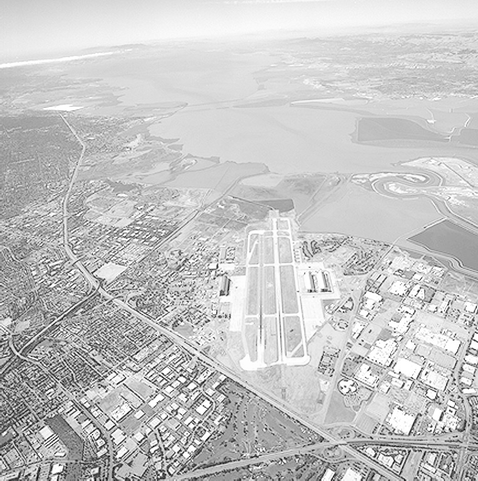
#> input picture Images/runway.png, 478 x 481 px, shrunk from 765 x 769 before the run
$ python q1_intensity_transformation.py
#> lines starting #> are read from the running program, lines starting #| are printed output that depends on the picture
#258799R - Manuel I.T
import cv2
import numpy as np
import matplotlib.pyplot as plt
import os

def main():
    # 1. Setup paths relative to this script's location (Scripts folder)
    script_dir = os.path.dirname(os.path.abspath(__file__))
    img_path = os.path.join(script_dir, '..', 'Images', 'runway.png')
    results_dir = os.path.join(script_dir, '..', 'Images', 'Results')

    # Ensure the Results directory exists
    if not os.path.exists(results_dir):
        os.makedirs(results_dir)

    # 2. Load the runway image in grayscale
    img = cv2.imread(img_path, cv2.IMREAD_GRAYSCALE)
#> img is the input picture: shape (481, 478); min 0, max 255, mean 197.1

    if img is None:
        print(f"Error: Could not load image at {img_path}")
        return

    # 3. Normalize input pixel intensity 'r' to range [0, 1]
    r = img.astype(np.float32) / 255.0

    # --- Transformation (a): Gamma correction with γ = 0.5
    s_a = np.power(r, 0.5)
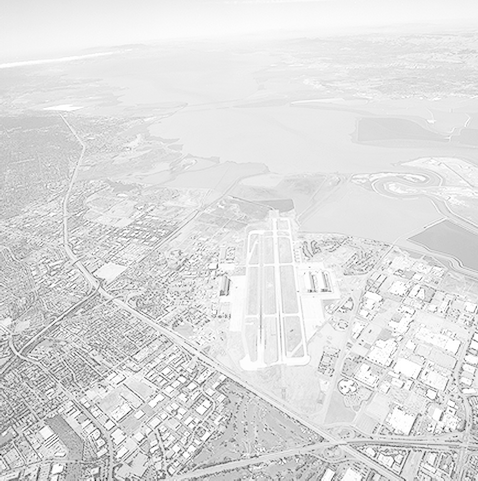
#> s_a: shape (481, 478) float32; min 0, max 1, mean 0.874

    # --- Transformation (b): Gamma correction with γ = 2
    s_b = np.power(r, 2.0)
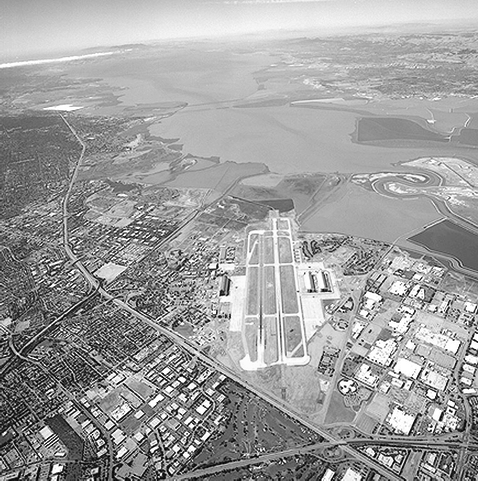
#> s_b: shape (481, 478) float32; min 0, max 1, mean 0.621

    # --- Transformation (c): Contrast Stretching (Piecewise Linear)
    # r1 = 0.2, r2 = 0.8 [cite: 11, 12]
    r1, r2 = 0.2, 0.8
    s_c = np.where(r < r1, 0,
                  np.where(r > r2, 1,
                  (r - r1) / (r2 - r1)))
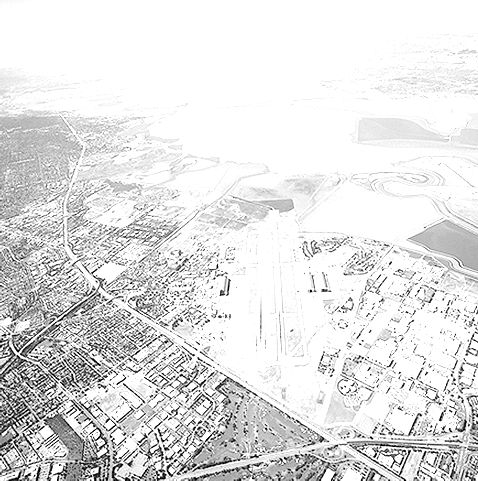
#> s_c: shape (481, 478) float32; min 0, max 1, mean 0.884

    # 4. Convert results back to 8-bit (0-255) for visualization
    res_a = (s_a * 255).astype(np.uint8)
    res_b = (s_b * 255).astype(np.uint8)
    res_c = (s_c * 255).astype(np.uint8)

    # 5. Visualization and Saving for the Report
    titles = ['Original Runway', 'Gamma=0.5', 'Gamma=2.0', 'Contrast Stretching']
    images = [img, res_a, res_b, res_c]

    plt.figure(figsize=(16, 10))
    for i in range(4):
        plt.subplot(2, 2, i + 1)
        plt.imshow(images[i], cmap='gray', vmin=0, vmax=255)
        plt.title(titles[i])
        plt.axis('off')

    plt.tight_layout()

    # Save results to the folder shown in your screenshot
    save_path = os.path.join(results_dir, 'q1_runway_transformations.png')
    plt.savefig(save_path)
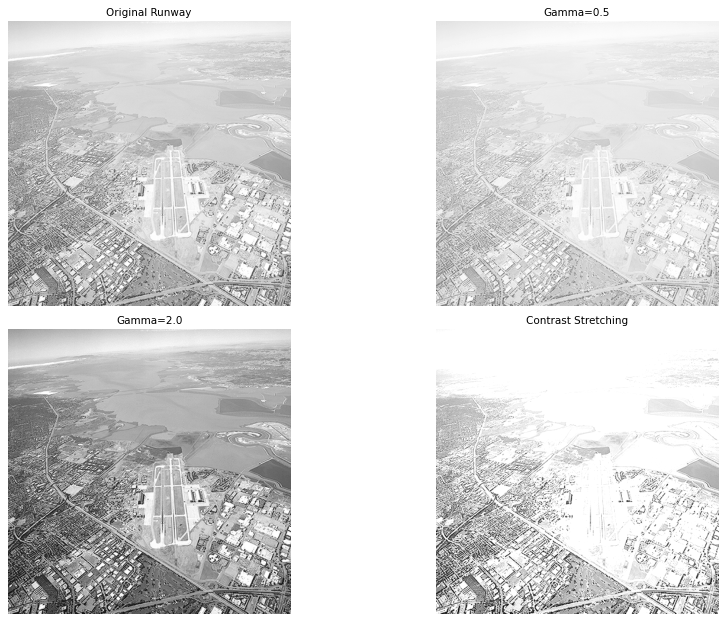
#> figure drawn by matplotlib, 4 panels
    print(f"Successfully saved results to: {save_path}")

    plt.show()

if __name__ == "__main__":
    main()

$ run again, with Images/brain_proton_density_slice.png copied over Images/runway.png
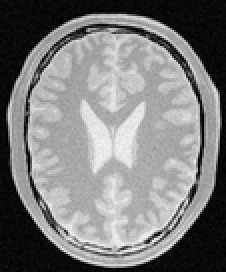
#> input picture Images/brain_proton_density_slice.png, 113 x 136 px, shrunk from 181 x 217 before the run (shown 2 times larger)
#> in main, img is the input picture: shape (136, 113); min 0, max 250, mean 123.8
#> in main, `s_c = np.where(r < r1, 0, np.where(r > r2, 1, (r - r1) / (r2 - r1)))`:
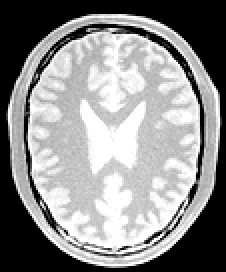
#> s_c: shape (136, 113) float32 (shown 2 times larger); min 0, max 1, mean 0.551
#> in main, `plt.savefig(save_path)`:
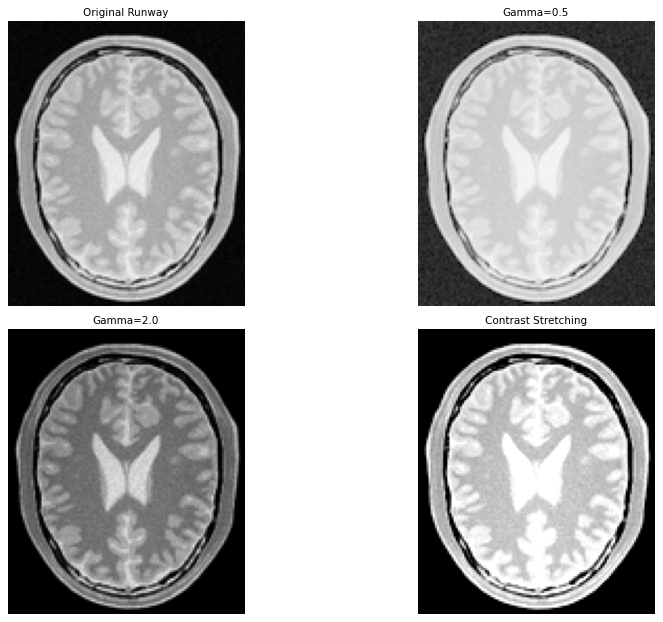
#> figure drawn by matplotlib, 4 panels
